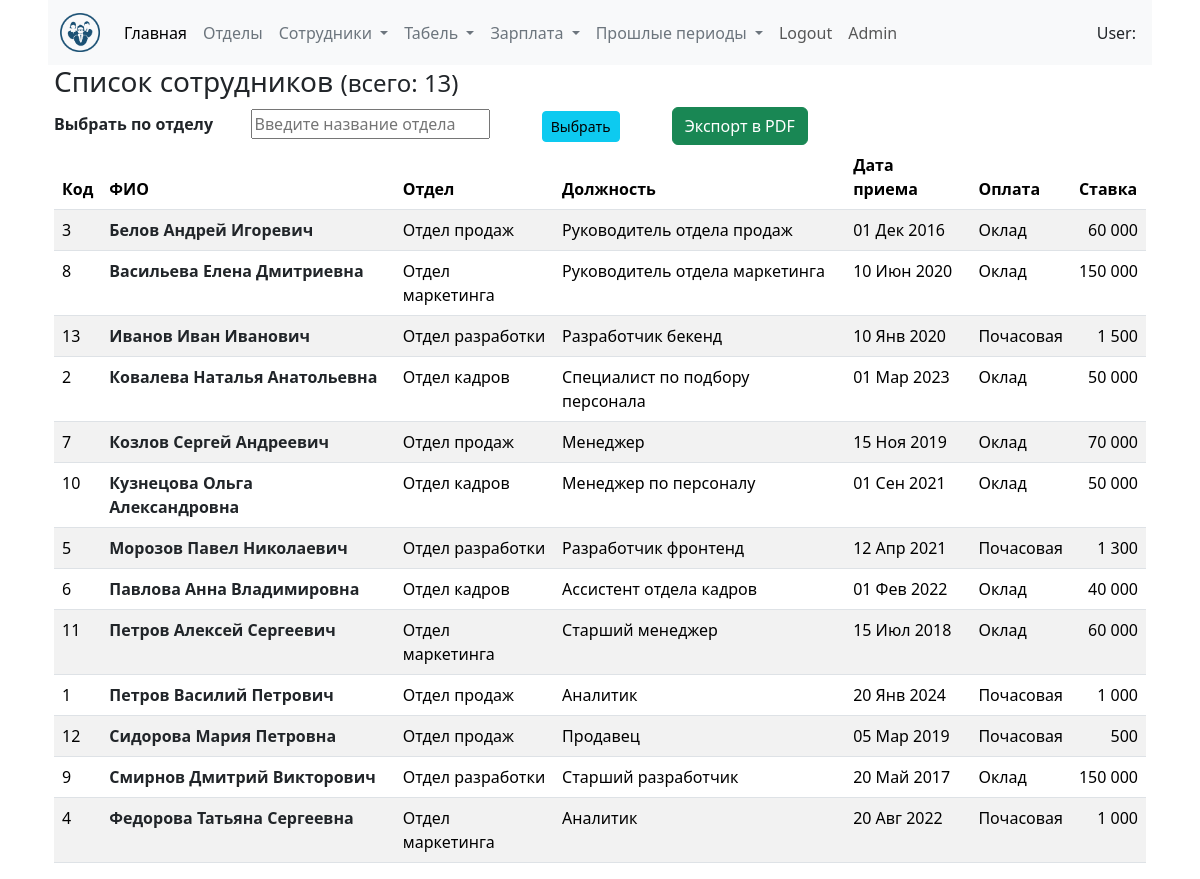
Screenshot of /employee-list with the database file from the repository.
### hr_data/models.py (models this page shows, shortened)
class Employee(models.Model):
    code = models.CharField(max_length=20, unique=True, verbose_name="Код сотрудника")
    first_name = models.CharField(max_length=50, verbose_name="Имя")
    middle_name = models.CharField(
        max_length=50, blank=True, null=True, verbose_name="Отчество"
    )
    last_name = models.CharField(max_length=50, verbose_name="Фамилия")
    thumb = models.ImageField(blank=True, null=True)
    gender = models.CharField(
        max_length=10, choices=[("M", "Мужской"), ("F", "Женский")], verbose_name="Пол"
    )
    birthday = models.DateField(verbose_name="Дата рождения")
    place_of_birth = models.CharField(
        max_length=100, blank=True, verbose_name="Место рождения"
    )
    passport = models.CharField(
        max_length=50, blank=True, verbose_name="Паспортные данные"
    )
    address = models.CharField(max_length=255, verbose_name="Адрес проживания")
    provincial_address = models.CharField(
        max_length=255, blank=True, null=True, verbose_name="Домашний адрес"
    )
    phone = models.CharField(max_length=20, verbose_name="Телефон")
    citizenship = models.CharField(max_length=50, verbose_name="Гражданство")
    civil_status = models.CharField(
        max_length=20,
        choices=[
            ("single", "Холост/Не замужем"),
            ("married", "Женат/Замужем"),
            ("divorced", "Разведен(а)"),
        ],
        blank=True,
        null=True,
        verbose_name="Семейное положение",
    )
    department = models.ForeignKey(
        Department, on_delete=models.SET_NULL, null=True, verbose_name="Отдел"
    )
    profession = models.CharField(
        max_length=100, blank=True, null=True, verbose_name="Профессия"
    )
    position = models.CharField(max_length=100, verbose_name="Должность")
    hire_date = models.DateField(verbose_name="Дата приема на работу")
    contract_expiration = models.DateField(
        blank=True, null=True, verbose_name="Дата окончания контракта"
    )
    salary_type = models.CharField(
        max_length=10,
        choices=[
            ("M", "Месячный оклад"),
            ("H", "Часовая ставка"),
        ],
        verbose_name="Тип оплаты",
    )
    salary_rate = models.DecimalField(
        max_digits=10,
        decimal_places=2,
        blank=True,
        null=True,
        verbose_name="Оклад, руб /тарифная ставка, руб в час.",
    )
    remarks = models.TextField(blank=True, null=True, verbose_name="Примечание")
    created_date = models.DateTimeField(auto_now_add=True, verbose_name="Дата создания")
    updated_date = models.DateTimeField(auto_now=True, verbose_name="Дата обновления")
    class Meta:
        verbose_name = "Сотрудник"
        verbose_name_plural = "Сотрудники"

class Department(models.Model):
    code = models.CharField(max_length=20, unique=True, verbose_name="Код отдела")
    name = models.CharField(max_length=100, unique=True, verbose_name="Отдел")
    description = models.TextField(null=True, blank=True, default="Без описания")
    manager_job_title = models.CharField(
        max_length=30, verbose_name="Должность руководителя", null=True, blank=True
    )
    manager_last_name = models.CharField(max_length=30, verbose_name="Фамилия")
    manager_first_name = models.CharField(max_length=30, verbose_name="Имя")
    manager_middle_name = models.CharField(
        max_length=30, verbose_name="Отчество", null=True, blank=True
    )
    created_date = models.DateField(auto_now_add=True, verbose_name="Создан", null=True)
    updated_date = models.DateField(auto_now=True, verbose_name="Изменен", null=True)
    def __str__(self):
        return self.name
    class Meta:
        verbose_name = "Департамент"
        verbose_name_plural = "Департаменты"

### hr_data/views.py (the view, shortened to what this page needs)
# urls.py: path("employee-list", employee_list, name="employee_list"),
def employee_list(request):
    employees_dep = ""
    department = ""
    select_except = False
    form = EmployeDepartmentForm
    objects = Department.objects.all()
    employees = Employee.objects.all().order_by(
        "last_name", "first_name", "middle_name"
    )
    return render(
        request,
        "hr_form/employee_department.html",
        {
            "employees": employees,
            "employees_dep": employees_dep,
            "form": form,
            "department": department,
            "objects": objects,
            "select_except": select_except,
        },
    )

### hr_data/templates/hr_form/employee_department.html (shortened to what this page needs)
{% extends 'base.html' %}
{% load humanize %}
{% block content %}
<div class="container">
    {% if select_except %}
    <div class='ms-5 mt-5'>
        <h5 class='text-danger'>ВНИМАНИЕ! Отдел "{{department}}" не найден.</h5>
        <a href="{% url 'employee_list' %}">Вернуться к выбору</a>
    </div>
    {% else %}
    {% if employees_dep %}
    <div class="col-12 mx-auto">
        <a href="{% url 'employee_list' %}">Вернуться к выбору</a>
        <h3>{{department}}. <span style="font-size:15px;">Всего сотрудников : {{employees_dep.count}}</span></h3>
        <table class="table table-striped">
            <thead>
                <tr>
                    <th>Код</th>
                    <th>ФИО</th>
                    <th>Отдел</th>
                    <th>Должность</th>
                    <th>Дата приема</th>
                    <th>Оплата</th>
                    <th>Ставка</th>
                </tr>
            </thead>
            <tbody>
                {% for employee in employees_dep %}
                <tr>
                    <td>{{ employee.code }}</td>
                    <td>
                        <a class="text-decoration-none fw-bold text-dark thumbnail" title="Смотреть данные сотрудника"
                            href="{% url 'employee_detail' employee.pk %}">
                            {{ employee.last_name }} {{ employee.first_name }} {{ employee.middle_name }}
                        </a>
                    </td>
                    <td>{{ employee.department.name}}</td>
                    <td>{{ employee.position }}</td>
                    <td>{{ employee.hire_date|date:"d M Y" }}</td>
                    <td>{% if employee.salary_type == 'M'%}Оклад{% else %}Почасовая{% endif %}</td>
                    <td class="text-end">{{ employee.salary_rate|floatformat:0|intcomma }}</td>
                </tr>
                {% endfor %}
            </tbody>
        </table>
    </div>
    {% else %}
    <div class="container me-1">
        <div class="row">
            <div class="col-lg-12">
                <div class="card1">
                    <div class="card-body">
                        <div class="card-body ">
                            <h3>Список сотрудников <span class="fs-4">(всего: {{employees.count}})</span> </h3>
                        </div>
                        <div>
                            <div class="card-body">
                                <form action="#" method="post" novalidate="novalidate">
                                    <div class="form-group">
                                        <label for="name" class="control-label mb-1 fs-6"> <b>Выбрать по отделу </b>
                                            &nbsp</label>
                                        {{ form.department_name }}
                                        <button type="submit" class="btn btn-sm btn-info btn-block ms-5">
                                            <span>Выбрать</span>
                                        </button>
                                        <a href="{% url 'export_employee_list_pdf' %}"
                                            class="btn btn-block btn-success ms-5 mt-1 mt-md-0">Экспорт в PDF</a>
                                    </div>
                                </form>
                            </div>
                        </div>
                    </div>
                </div>
            </div>
            <div class="container mr-1">
                <table class="table table-striped">
                    <thead>
                        <tr>
                            <th>Код</th>
                            <th>ФИО</th>
                            <th>Отдел</th>
                            <th>Должность</th>
                            <th>Дата приема</th>
                            <th>Оплата</th>
                            <th>Ставка</th>
                        </tr>
                    </thead>
                    <tbody>
                        {% for employee in employees %}
                        <tr>
                            <td>{{ employee.code }}</td>
                            <td>
                                <a class="text-decoration-none fw-bold text-dark thumbnail"
                                    title="Смотреть данные сотрудника" href="{% url 'employee_detail' employee.pk %}">
                                    {{ employee.last_name }} {{ employee.first_name }} {{ employee.middle_name }}
                                </a>
                            </td>
                            <td>{{ employee.department}}</td>
                            <td>{{ employee.position }}</td>
                            <td>{{ employee.hire_date|date:"d M Y" }}</td>
                            <td>{% if employee.salary_type == 'M'%}Оклад{% else %}Почасовая{% endif %}</td>
                            <td class="text-end">{{ employee.salary_rate|floatformat:0|intcomma }}</td>
                        </tr>
                        {% endfor %}
                    </tbody>
                </table>
            </div>
        </div>
        {% endif %}
        {% endif %}
    </div>
</div>
{% endblock %}

### templates/base.html (shortened to what this page needs)
{% load static %}
{% load django_bootstrap5 %}
<!DOCTYPE html>
<html lang="en">
{% block header %}
<head>
    <link rel="stylesheet" href="{% static 'css/style.css' %}">
    {% bootstrap_css %}
</head>
{% endblock %}
<body>
    {% block nav %}
    {% include 'nav.html' %}
    {% endblock %}
    {% block content %}{% endblock %}
</body>
</html>

### templates/nav.html (shortened to what this page needs)
{% load static %}
<nav class="navbar navbar-expand-lg navbar-light bg-light mx-5">
    <div class="container-fluid">
        <a class="navbar-brand" href="{% url 'main' %}"><img style="width: 40px;" src="{% static '/logo/logo.png' %}"
                alt="photo"></a>
        <div class="collapse navbar-collapse" id="navbarNavDropdown">
            <ul class="navbar-nav">
                <li class="nav-item">
                    <a class="nav-link active" aria-current="page" href="{% url 'main' %}">Главная</a>
                </li>
                <li class="nav-item">
                    <a class="nav-link active text-secondary" aria-current="page"
                        href="{% url 'department_list' %}">Отделы</a>
                </li>
                <li class="nav-item dropdown">
                    <a class="nav-link dropdown-toggle text-secondary" href="#" id="navbarDropdownMenuLink"
                        role="button" data-bs-toggle="dropdown" aria-expanded="false">
                        Сотрудники
                    </a>
                </li>
                <li class="nav-item dropdown">
                    <a class="nav-link dropdown-toggle text-secondary" href="#" id="navbarDropdownMenuLink"
                        role="button" data-bs-toggle="dropdown" aria-expanded="false">
                        Табель
                    </a>
                </li>
                <li class="nav-item dropdown">
                    <a class="nav-link dropdown-toggle text-secondary" href="#" id="navbarDropdownMenuLink"
                        role="button" data-bs-toggle="dropdown" aria-expanded="false">
                        Зарплата
                    </a>
                </li>
                <li class="nav-item dropdown">
                    <a class="nav-link dropdown-toggle text-secondary" href="#" id="navbarDropdownMenuLink"
                        role="button" data-bs-toggle="dropdown" aria-expanded="false">
                        Прошлые периоды
                    </a>
                </li>
                <li class="nav-item">
                    <a class="nav-link" href="{% url 'logout' %}">Logout</a>
                </li>
                <li class="nav-item"><a class="nav-link" target="_blank" href="{% url 'admin:index' %}">Admin</a></li>
            </ul>
            <span class="position-absolute end-0 me-3"> User: {{ user.username }}</span>
        </div>
    </div>
</nav>

### rows the page displays
Employee: code "3", last_name "Белов", first_name "Андрей", middle_name "Игоревич", department "Отдел продаж", position "Руководитель отдела продаж", hire_date "01 Дек 2016", salary_type "Оклад", salary_rate "60 000"
Employee: code "8", last_name "Васильева", first_name "Елена", middle_name "Дмитриевна", department "Отдел маркетинга", position "Руководитель отдела маркетинга", hire_date "10 Июн 2020", salary_type "Оклад", salary_rate "150 000"
Employee: code "13", last_name "Иванов", first_name "Иван", middle_name "Иванович", department "Отдел разработки", position "Разработчик бекенд", hire_date "10 Янв 2020", salary_type "Почасовая", salary_rate "1 500"
Employee: code "2", last_name "Ковалева", first_name "Наталья", middle_name "Анатольевна", department "Отдел кадров", position "Специалист по подбору персонала", hire_date "01 Мар 2023", salary_type "Оклад", salary_rate "50 000"
Employee: code "7", last_name "Козлов", first_name "Сергей", middle_name "Андреевич", department "Отдел продаж", position "Менеджер", hire_date "15 Ноя 2019", salary_type "Оклад", salary_rate "70 000"
Employee: code "10", last_name "Кузнецова", first_name "Ольга", middle_name "Александровна", department "Отдел кадров", position "Менеджер по персоналу", hire_date "01 Сен 2021", salary_type "Оклад", salary_rate "50 000"
Employee: code "5", last_name "Морозов", first_name "Павел", middle_name "Николаевич", department "Отдел разработки", position "Разработчик фронтенд", hire_date "12 Апр 2021", salary_type "Почасовая", salary_rate "1 300"
Employee: code "6", last_name "Павлова", first_name "Анна", middle_name "Владимировна", department "Отдел кадров", position "Ассистент отдела кадров", hire_date "01 Фев 2022", salary_type "Оклад", salary_rate "40 000"
Employee: code "11", last_name "Петров", first_name "Алексей", middle_name "Сергеевич", department "Отдел маркетинга", position "Старший менеджер", hire_date "15 Июл 2018", salary_type "Оклад", salary_rate "60 000"
Employee: code "1", last_name "Петров", first_name "Василий", middle_name "Петрович", department "Отдел продаж", position "Аналитик", hire_date "20 Янв 2024", salary_type "Почасовая", salary_rate "1 000"
Employee: code "12", last_name "Сидорова", first_name "Мария", middle_name "Петровна", department "Отдел продаж", position "Продавец", hire_date "05 Мар 2019", salary_type "Почасовая", salary_rate "500"
Employee: code "9", last_name "Смирнов", first_name "Дмитрий", middle_name "Викторович", department "Отдел разработки", position "Старший разработчик", hire_date "20 Май 2017", salary_type "Оклад", salary_rate "150 000"
Employee: code "4", last_name "Федорова", first_name "Татьяна", middle_name "Сергеевна", department "Отдел маркетинга", position "Аналитик", hire_date "20 Авг 2022", salary_type "Почасовая", salary_rate "1 000"

### other values shown
{{ employees.count }} "13"
